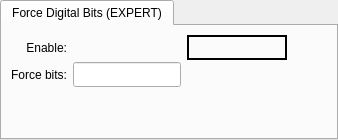
              <widget class="PyDMTabWidget" name="PyDMTabWidget_6">
               <property name="toolTip">
                <string/>
               </property>
               <property name="whatsThis">
                <string/>
               </property>
               <property name="alarmChannels">
                <stringlist>
                 <string></string>
                </stringlist>
               </property>
               <widget class="QWidget" name="tab_9">
                <attribute name="title">
                 <string>Force Digital Bits (EXPERT)</string>
                </attribute>
                <layout class="QGridLayout" name="gridLayout_21">
                 <property name="leftMargin">
                  <number>9</number>
                 </property>
                 <property name="topMargin">
                  <number>9</number>
                 </property>
                 <property name="bottomMargin">
                  <number>9</number>
                 </property>
                 <item row="0" column="1">
                  <spacer name="horizontalSpacer_5">
                   <property name="orientation">
                    <enum>Qt::Horizontal</enum>
                   </property>
                   <property name="sizeHint" stdset="0">
                    <size>
                     <width>40</width>
                     <height>20</height>
                    </size>
                   </property>
                  </spacer>
                 </item>
                 <item row="0" column="0">
                  <layout class="QGridLayout" name="gridLayout_20">
                   <property name="verticalSpacing">
                    <number>2</number>
                   </property>
                   <item row="0" column="1">
                    <widget class="PyDMEnumButton" name="PyDMEnumButton">
                     <property name="minimumSize">
                      <size>
                       <width>0</width>
                       <height>25</height>
                      </size>
                     </property>
                     <property name="maximumSize">
                      <size>
                       <width>200</width>
                       <height>25</height>
                      </size>
                     </property>
                     <property name="toolTip">
                      <string/>
                     </property>
                     <property name="channel" stdset="0">
                      <string>ca://${P}:DIG_FORCEBITSEN</string>
                     </property>
                     <property name="orientation" stdset="0">
                      <enum>Qt::Horizontal</enum>
                     </property>
                     <property name="marginTop" stdset="0">
                      <number>0</number>
                     </property>
                     <property name="marginBottom" stdset="0">
                      <number>0</number>
                     </property>
                     <property name="marginLeft" stdset="0">
                      <number>2</number>
                     </property>
                     <property name="marginRight" stdset="0">
                      <number>2</number>
                     </property>
                     <property name="horizontalSpacing" stdset="0">
                      <number>2</number>
                     </property>
                     <property name="verticalSpacing" stdset="0">
                      <number>0</number>
                     </property>
                    </widget>
                   </item>
                   <item row="0" column="2">
                    <widget class="PyDMLabel" name="PyDMLabel_51">
                     <property name="minimumSize">
                      <size>
                       <width>100</width>
                       <height>25</height>
                      </size>
                     </property>
                     <property name="maximumSize">
                      <size>
                       <width>100</width>
                       <height>16777215</height>
                      </size>
                     </property>
                     <property name="toolTip">
                      <string/>
                     </property>
                     <property name="frameShape">
                      <enum>QFrame::Box</enum>
                     </property>
                     <property name="lineWidth">
                      <number>2</number>
                     </property>
                     <property name="alignment">
                      <set>Qt::AlignCenter</set>
                     </property>
                     <property name="alarmSensitiveContent" stdset="0">
                      <bool>true</bool>
                     </property>
                     <property name="channel" stdset="0">
                      <string>ca://${P}:DIG_FORCEBITSEN_RBV</string>
                     </property>
                    </widget>
                   </item>
                   <item row="0" column="0">
                    <widget class="QLabel" name="label_32">
                     <property name="minimumSize">
                      <size>
                       <width>0</width>
                       <height>25</height>
                      </size>
                     </property>
                     <property name="text">
                      <string>Enable:</string>
                     </property>
                     <property name="alignment">
                      <set>Qt::AlignRight|Qt::AlignTrailing|Qt::AlignVCenter</set>
                     </property>
                    </widget>
                   </item>
                   <item row="1" column="0">
                    <widget class="QLabel" name="label_33">
                     <property name="minimumSize">
                      <size>
                       <width>0</width>
                       <height>25</height>
                      </size>
                     </property>
                     <property name="text">
                      <string>Force bits:</string>
                     </property>
                     <property name="alignment">
                      <set>Qt::AlignRight|Qt::AlignTrailing|Qt::AlignVCenter</set>
                     </property>
                    </widget>
                   </item>
                   <item row="1" column="1">
                    <widget class="PyDMLineEdit" name="PyDMLineEdit">
                     <property name="minimumSize">
                      <size>
                       <width>0</width>
                       <height>25</height>
                      </size>
                     </property>
                     <property name="maximumSize">
                      <size>
                       <width>200</width>
                       <height>16777215</height>
                      </size>
                     </property>
                     <property name="toolTip">
                      <string/>
                     </property>
                     <property name="channel" stdset="0">
                      <string>ca://${P}:DIG_FORCEBITS</string>
                     </property>
                    </widget>
                   </item>
                   <item row="1" column="2">
                    <widget class="PyDMLabel" name="PyDMLabel_52">
                     <property name="minimumSize">
                      <size>
                       <width>0</width>
                       <height>25</height>
                      </size>
                     </property>
                     <property name="maximumSize">
                      <size>
                       <width>100</width>
                       <height>16777215</height>
                      </size>
                     </property>
                     <property name="toolTip">
                      <string/>
                     </property>
                     <property name="alignment">
                      <set>Qt::AlignCenter</set>
                     </property>
                     <property name="alarmSensitiveContent" stdset="0">
                      <bool>true</bool>
                     </property>
                     <property name="channel" stdset="0">
                      <string>ca://${P}:DIG_FORCEBITS_RBV</string>
                     </property>
                    </widget>
                   </item>
                  </layout>
                 </item>
                 <item row="1" column="0">
                  <spacer name="verticalSpacer">
                   <property name="orientation">
                    <enum>Qt::Vertical</enum>
                   </property>
                   <property name="sizeHint" stdset="0">
                    <size>
                     <width>20</width>
                     <height>40</height>
                    </size>
                   </property>
                  </spacer>
                 </item>
                </layout>
               </widget>
              </widget>
